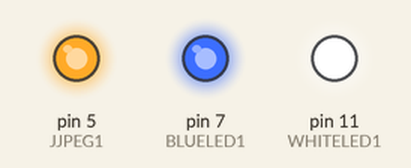
This sketch was run on a simulated Arduino Uno, built with avr-gcc and run on an emulated ATmega328P. Parts: output pins drawn as LEDs (lit = HIGH).

Above: at 0.5 s.
At 3.5 s:
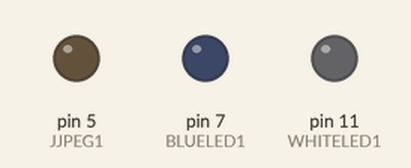
Timing chart, 0 to 4.6 s (numbered marks = the images above):
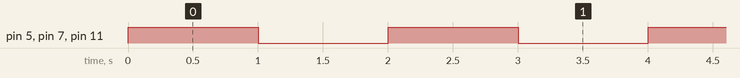

Measured:
- by itself, pin 5 (JJPEG1), pin 7 (BLUELED1), pin 11 (WHITELED1): alternates HIGH for 1.0 s and LOW for 1.0 s

The sketch:

hanzalah.ino
```cpp
int BLUELED1 =7;
int WHITELED1 = 11;
int JJPEG1 =5;
void setup () {
  pinMode (BLUELED1, OUTPUT);
  pinMode (WHITELED1, OUTPUT);
  pinMode (JJPEG1, OUTPUT);
}

void loop() {
  digitalWrite (BLUELED1, HIGH);
  digitalWrite (WHITELED1, HIGH);
  digitalWrite (JJPEG1, HIGH);
  delay(1000);
  digitalWrite(BLUELED1, LOW);
  digitalWrite(WHITELED1, LOW);
  digitalWrite(JJPEG1, LOW);
  delay(1000);

}
```
